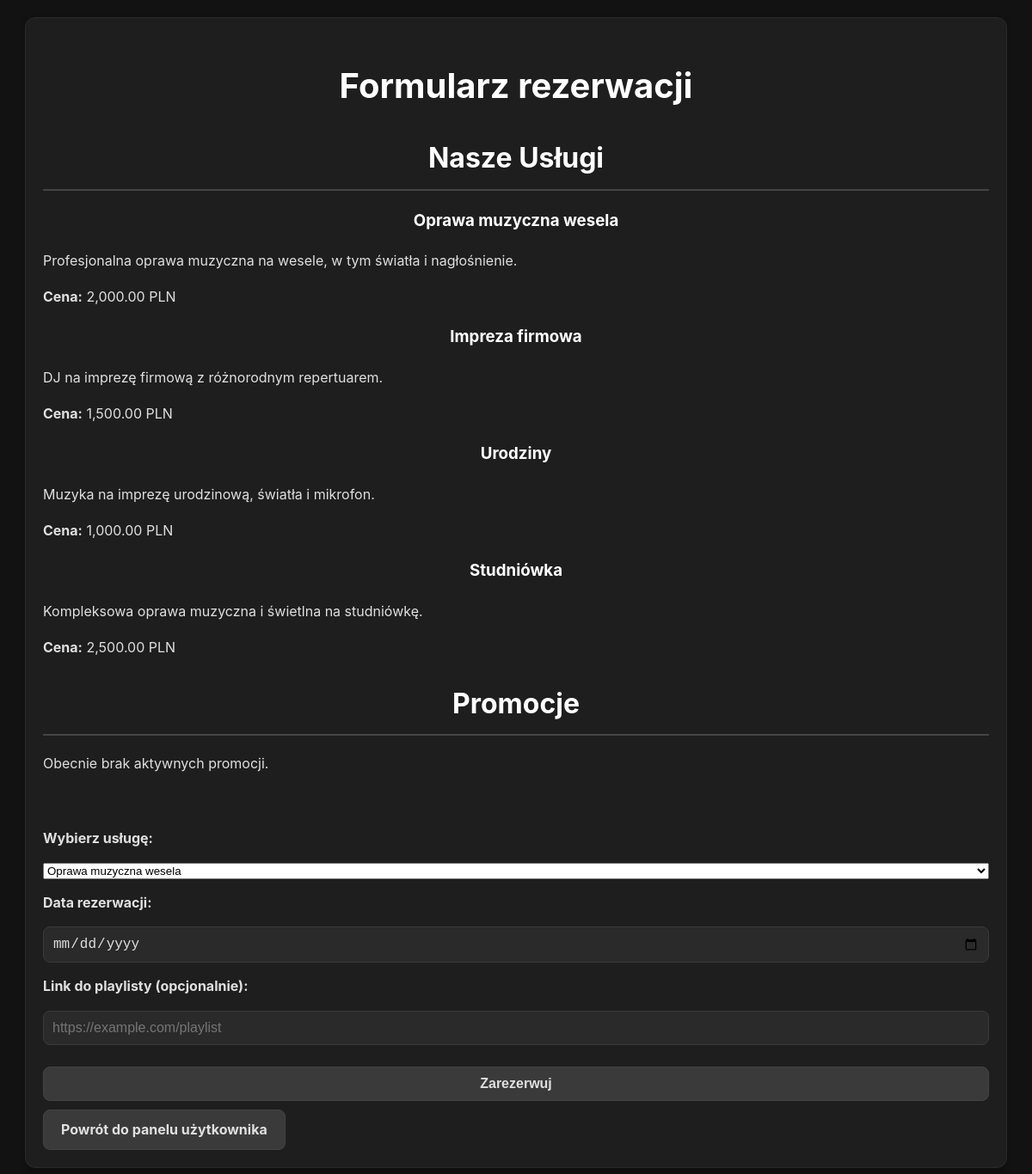
The page /make_reservation.php (signed in) on the database its author committed.
### tables this page shows
CREATE TABLE `oferta_uslug` (
  `id_uslugi` int(11) NOT NULL,
  `nazwa` varchar(255) DEFAULT NULL,
  `cena` decimal(10,2) DEFAULT NULL COMMENT 'Cena w PLN',
  `opis` varchar(255) DEFAULT NULL COMMENT 'Szczegółowy opis usługi',
  `czas_trwania` int(11) DEFAULT NULL COMMENT 'Czas trwania usługi w minutach',
  `id_promocji` int(11) DEFAULT NULL
);

### make_reservation.php (the view, shortened to what this page needs)
<?php
include 'config.php';
try {
    $stmt_offers = $pdo->query("SELECT nazwa, cena, opis FROM oferta_uslug");
    $offers = $stmt_offers->fetchAll(PDO::FETCH_ASSOC);
    $stmt_promotions = $pdo->query("SELECT nazwa, opis, rabat FROM promocje WHERE NOW() BETWEEN data_rozpoczecia AND data_zakonczenia");
    $promotions = $stmt_promotions->fetchAll(PDO::FETCH_ASSOC);
    $stmt_services = $pdo->query("SELECT nazwa FROM oferta_uslug");
    $services = $stmt_services->fetchAll(PDO::FETCH_ASSOC);
} catch (PDOException $e) {
    die("Błąd podczas pobierania danych: " . $e->getMessage());
}
?>
<!DOCTYPE html>
<html lang="pl">
<head>
    <link rel="stylesheet" href="style.css">
</head>
<body>
    <div class="container">
        <h1>Formularz rezerwacji</h1>
        <h2>Nasze Usługi</h2>
            <div class="offers">
                <?php foreach ($offers as $offer): ?>
                    <div class="offer">
                        <h3><?= htmlspecialchars($offer['nazwa']) ?></h3>
                        <p><?= htmlspecialchars($offer['opis']) ?></p>
                        <p><strong>Cena:</strong> <?= number_format($offer['cena'], 2) ?> PLN</p>
                    </div>
                <?php endforeach; ?>
            </div>
        <section>
            <h2>Promocje</h2>
            <?php if (!empty($promotions)): ?>
                <ul>
                    <?php foreach ($promotions as $promotion): ?>
                        <li>
                            <strong><?= htmlspecialchars($promotion['nazwa']) ?>:</strong>
                            <?= htmlspecialchars($promotion['opis']) ?>
                            (<?= htmlspecialchars($promotion['rabat']) ?>% zniżki)
                        </li>
                    <?php endforeach; ?>
                </ul>
            <?php else: ?>
                <p>Obecnie brak aktywnych promocji.</p>
            <?php endif; ?>
        </section>
        <br>
        <form method="POST">
            <label for="service">Wybierz usługę:</label>
            <select id="service" name="service" required>
                <?php foreach ($services as $service): ?>
                    <option value="<?= htmlspecialchars($service['nazwa']) ?>">
                        <?= htmlspecialchars($service['nazwa']) ?>
                    </option>
                <?php endforeach; ?>
            </select>
            <label for="date">Data rezerwacji:</label>
            <input type="date" id="date" name="date" required>
            <label for="playlist_link">Link do playlisty (opcjonalnie):</label>
            <input type="url" id="playlist_link" name="playlist_link" placeholder="https://example.com/playlist">
            <button type="submit" class="button">Zarezerwuj</button>
        </form>
        <a href="user_dashboard.php" class="button">Powrót do panelu użytkownika</a>
    </div>
</body>
</html>

### style.css (style rules this page uses)
body { font-family: 'Inter', sans-serif; background: #121212; color: #e0e0e0; margin: 0; padding: 0; line-height: 1.6; }
.container { max-width: 1100px; margin: 20px auto; padding: 20px; background: #1e1e1e; border: 1px solid #2a2a2a; border-radius: 12px; box-shadow: 0 4px 8px rgba(0, 0, 0, 0.2); }
h1, h2, h3 { color: #ffffff; font-weight: 700; margin-bottom: 20px; text-align: center; }
h1 { font-size: 2.5rem; }
h2 { font-size: 2rem; border-bottom: 2px solid #444; padding-bottom: 10px; }
.button { display: inline-block; padding: 10px 20px; background: #3a3a3a; color: #e0e0e0; font-size: 1rem; font-weight: bold; text-decoration: none; border-radius: 8px; border: 1px solid #444; margin-top: 10px; transition: background 0.3s ease, transform 0.2s ease; }
form { display: flex; flex-direction: column; gap: 15px; margin-top: 20px; }
form label { font-weight: bold; color: #e0e0e0; }
form input { padding: 10px; font-size: 1rem; border: 1px solid #3a3a3a; background: #2a2a2a; color: #e0e0e0; border-radius: 8px; width: 100%; box-sizing: border-box; transition: border-color 0.3s ease, box-shadow 0.3s ease; }
form button { padding: 10px 20px; background: #3a3a3a; color: #e0e0e0; font-size: 1rem; font-weight: bold; border-radius: 8px; border: 1px solid #444; cursor: pointer; transition: background 0.3s ease, transform 0.2s ease; }

### rows shown on the page
oferta_uslug: nazwa "Oprawa muzyczna wesela", opis "Profesjonalna oprawa muzyczna na wesele, w tym światła i nagłośnienie.", cena "2,000.00"
oferta_uslug: nazwa "Impreza firmowa", opis "DJ na imprezę firmową z różnorodnym repertuarem.", cena "1,500.00"
oferta_uslug: nazwa "Urodziny", opis "Muzyka na imprezę urodzinową, światła i mikrofon.", cena "1,000.00"
oferta_uslug: nazwa "Studniówka", opis "Kompleksowa oprawa muzyczna i świetlna na studniówkę.", cena "2,500.00"

### other values the page prints
form field service "Oprawa muzyczna wesela"
